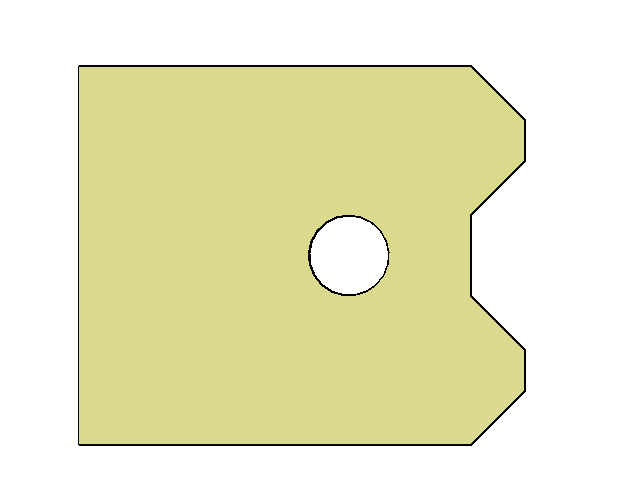
#> input picture exam.png, 623 x 504 px
$ jupyter execute --allow-errors Untitled.ipynb   (older library calls are emulated)
#> lines starting #> are read from the running program, lines starting #| are printed output that depends on the picture
[cell 1]
import cv2
from matplotlib import pyplot as plt
import numpy as np

[cell 2]
def findcircle(img):
    circles= cv2.HoughCircles(img,cv2.HOUGH_GRADIENT,1,100,param1=100,param2=30,minRadius=20,maxRadius=80)
    #输出返回值，方便查看类型
    for circle in circles[0]:
        #圆的基本信息
        print(circle[2])
        #坐标行列
        x=int(circle[0])
        y=int(circle[1])
        #半径
        r=int(circle[2])
        #在原图用指定颜色标记出圆的位置
        im=cv2.circle(img,(x,y),r,(0,255,0),-1)
    return im,circles

[cell 3]
def showimg(img):
    cv2.namedWindow('IMG',0)
    cv2.imshow('IMG',img)
    cv2.waitKey(0)
    cv2.destroyAllWindows()

[cell 4]
def rotate(image, angle, center=None, scale=1.0):
    # 获取图像尺寸
    (h, w) = image.shape[:2]

    # 若未指定旋转中心，则将图像中心设为旋转中心
    if center is None:
        center = (w / 2, h / 2)

    # 执行旋转
    M = cv2.getRotationMatrix2D(center, angle, scale)
    rotated = cv2.warpAffine(image, M, (w, h))

    # 返回旋转后的图像
    return rotated

[cell 5]
st=cv2.imread('exam.png',0)
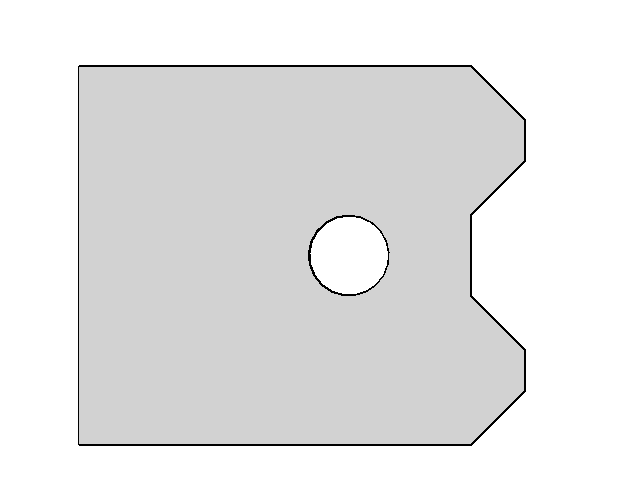
#> st: shape (504, 623); min 0, max 255, mean 230.4
# rotated1 = rotate(exam, 90)
rotated2 = rotate(st, 90)
#> in rotate, `rotated = cv2.warpAffine(image, M, (w, h))`:
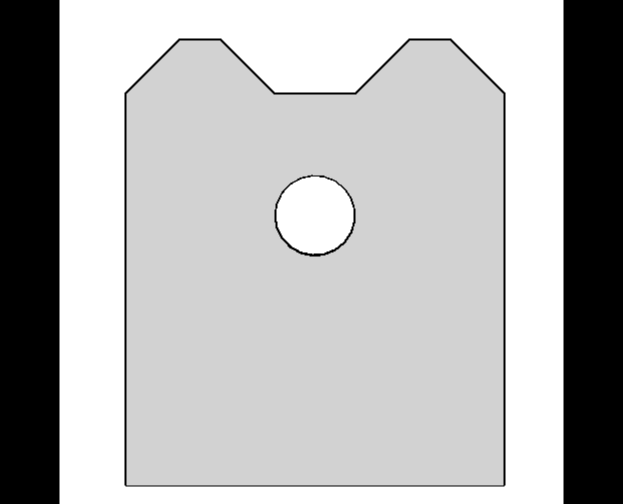
#> rotated: shape (504, 623); min 0, max 255, mean 181.7
rot,c=findcircle(rotated2)
#> in findcircle, `circles= cv2.HoughCircles(img,cv2.HOUGH_GRADIENT,1,100,param1=100,para..`: circles = [[314.5, 213.5, 39.2]]
#> the loop in findcircle, `for circle in circles[0]:` made 1 pass
#> (circle, x, y, r) on pass 1: ([314.5, 213.5, 39.2], 314, 213, 39)
#| 39.2
#> c = [[314.5, 213.5, 39.2]]

showimg(rot)
